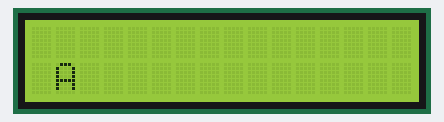
This sketch was run on a simulated Arduino Uno, built with avr-gcc and run on an emulated ATmega328P. Parts: 16×2 character LCD.

Above: at 1.6 s.
At 5.6 s:
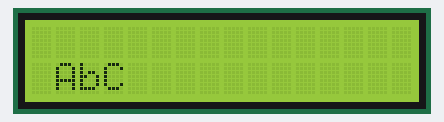
At 10.6 s:
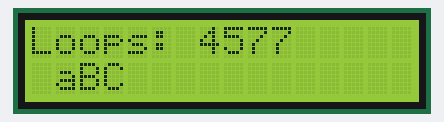
At 19.6 s:
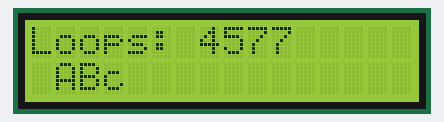
At 28.6 s:
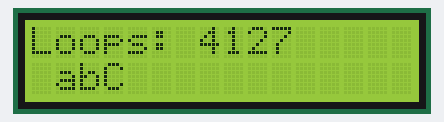
At 38.6 s:
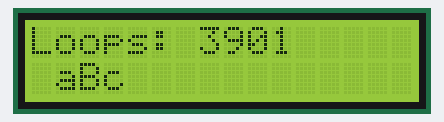

Measured:
- what the display in image 0 shows lasts 1.0 s, from 1.6 s to 2.6 s

The sketch:

JB_LCD_Task5_manager.ino
```cpp
// loops 609067 in 10 [sec]

#include <LiquidCrystal.h>

LiquidCrystal lcd(14, 12,   4, 5, 6, 7,   8, 9, 10, 11);  // 8 bit mode
unsigned long g_loopCounter = 0;

// ----------

template<typename DATATYPE>
class Task
{
  private:
    DATATYPE _nextTime_ms;
    DATATYPE _interval_ms;

  public:
    Task(DATATYPE interval_ms);
    virtual void update(DATATYPE currentTime_ms);

    virtual void process() = 0;
};

template<typename DATATYPE>
Task<DATATYPE>::Task(DATATYPE interval_ms)
{
  _interval_ms = interval_ms;
  _nextTime_ms = millis() + interval_ms;
}

template<typename DATATYPE>
void Task<DATATYPE>::update(DATATYPE currentTime_ms)
{
  // https://playground.arduino.cc/Code/TimingRollover/
  if (static_cast<signed>(currentTime_ms - _nextTime_ms) >= 0) {
    process();
    _nextTime_ms = currentTime_ms + _interval_ms - (currentTime_ms - _nextTime_ms);
  }
}

// ----------

template<typename DATATYPE>
class LCDChar : public Task<DATATYPE>
{
  private:
    bool _toggle = false;
    char _c1, _c2, _colPos;

  public:
    LCDChar(char c1, char c2, char colPos, DATATYPE interval);
    void process();
};

template<typename DATATYPE>
LCDChar<DATATYPE>::LCDChar(char c1, char c2, char colPos, DATATYPE interval)
  : Task<DATATYPE>(interval)
{
  _c1 = c1;
  _c2 = c2;
  _colPos = colPos;
}

template<typename DATATYPE>
void LCDChar<DATATYPE>::process()
{
  _toggle = !_toggle;
  lcd.setCursor(_colPos, 1);
  lcd.print(_toggle ? _c1 : _c2);
}


template<typename DATATYPE>
class LCDStatistic : public Task<DATATYPE>
{
  public:
    LCDStatistic(DATATYPE interval);
    void process();
};

template<typename DATATYPE>
LCDStatistic<DATATYPE>::LCDStatistic(DATATYPE interval)
  : Task<DATATYPE>(interval)
{
}

template<typename DATATYPE>
void LCDStatistic<DATATYPE>::process()
{
  lcd.setCursor(0, 0);
  lcd.print("Loops:          ");
  lcd.setCursor(7, 0);
  lcd.print(g_loopCounter);
  g_loopCounter = 0;
}

// ----

template<typename DATATYPE>
class TaskManager
{
  private:
    Task<DATATYPE>* _pTasks[10] = { NULL };
    int _elements = 0;

  public:
    TaskManager();
    unsigned long update();

    void add(Task<DATATYPE>* pTask);
};

template<typename DATATYPE>
TaskManager<DATATYPE>::TaskManager()
{
}

template<typename DATATYPE>
void TaskManager<DATATYPE>::add(Task<DATATYPE>* pTask)
{
  _pTasks[_elements++] = pTask;
}

template<typename DATATYPE>
unsigned long TaskManager<DATATYPE>::update()
{
  unsigned long current_ms = millis();
  // int numberOfElements = sizeof(_pTasks) / sizeof(Task<DATATYPE>*);
  for (int i = 0; i < _elements; i++) {
    _pTasks[i]->update(current_ms);
  }
  return current_ms;
}

// ----------

TaskManager<unsigned int> _taskManager;

void setup()
{
  // some displays need time to initialize
  delay(500);
  lcd.begin(16, 2);

  _taskManager.add(new LCDChar<unsigned int>('A', 'a', 1, 1000));
  _taskManager.add(new LCDChar<unsigned int>('B', 'b', 2, 2000));
  _taskManager.add(new LCDChar<unsigned int>('C', 'c', 3, 3000));
  _taskManager.add(new LCDStatistic<unsigned int>(10000));
}

void loop()
{
  _taskManager.update();
  g_loopCounter++;
}
```
